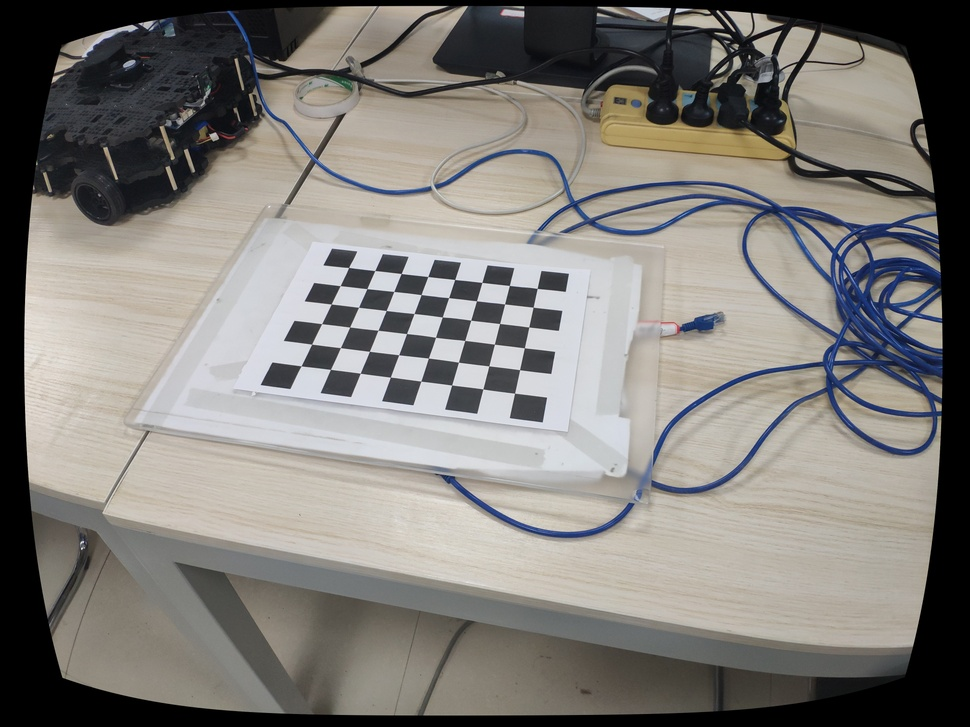
//> input picture CameraCalibration/Result/MI8/IMG1.jpg, 970 x 727 px, shrunk from 4032 x 3024 before the run; its folder holds only this picture in this run
$ ./main   (built with g++ and OpenCV 4)
//> lines starting //> are read from the running program, lines starting //| are printed output that depends on the picture
#include <iostream>
#include <fstream>
#include <opencv2/opencv.hpp>

using namespace cv;
using namespace std;

int main()
{
	/******************* Parameters *******************/
	string srcPath = "Image/MI8/";
	string dstPath = "Result/MI8/";
	string pattern = "*.jpg";
	string intrinsicsFilename = "Result/MI8/intrinsics.yml";
	bool showFlag = false;
	bool saveFlag = true;

	Size patternSize = Size(8, 6);
	Size squareSize = Size(28, 28);  // unit: mm
	int numCorners = patternSize.width * patternSize.height;

	/******************* Load image filenames *******************/
	vector<string> fileList;
	glob(srcPath + pattern, fileList, false);
	int numImages = (int)fileList.size();

	/******************* Extract corners *******************/
	cout << "¡­¡­¡­¡­¡­¡­ Extract corners ¡­¡­¡­¡­¡­¡­" << endl;
	vector<vector<Point2f>> cornersList;
	vector<string> filenameList;
	Size imageSize = Size();
	for (int i = 0; i < numImages; i++) {
		string filename = fileList[i];
		Mat image = imread(filename);
//> image is the input picture: 727 rows x 970 cols, CV_8UC3; mean B, G, R 121.2, 125.5, 128.5
		if (image.empty()) {
			cout << "Failed to read image " << filename << endl;
			continue;
		}
		if (imageSize.empty())
			imageSize = image.size();
		vector<Point2f> corners;
		if (findChessboardCorners(image, patternSize, corners) == 0) {
			cout << "Failed to find chessboard corners" << endl;
			continue;
		}
		else {
			Mat gray;
			cvtColor(image, gray, COLOR_BGR2GRAY);
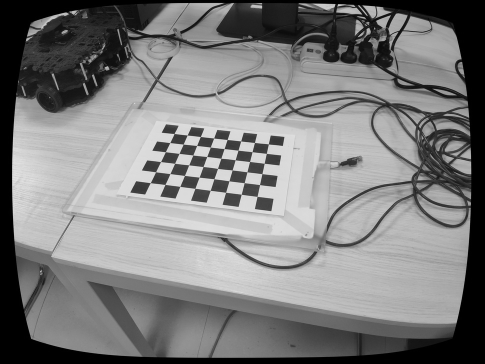
//> gray: 727 rows x 970 cols, CV_8UC1 (shown at 1/2 size); min 0, max 242, mean 125.9
			find4QuadCornerSubpix(gray, corners, Size(5, 5));
//> corners = 48 Points (x, y), first 12: [348.6, 267.5], [375.5, 271], [401.5, 274], [428.5, 277], [455.6, 279.6], [482.4, 282.8], [510, 286], [537.2, 288.4], [340.5, 286], [367.5, 289], [394.5, 292], [421.5, 295]
			cornersList.push_back(corners);
//> cornersList = 1 point lists
			filenameList.push_back(filename);

			if (showFlag) {
				drawChessboardCorners(image, patternSize, corners, true);
				namedWindow("image", 0);
				imshow("image", image);
				waitKey(100);
			}
		}
		cout << "Progress: " << i + 1 << "/" << numImages << endl;
	}
	numImages = (int)filenameList.size();

	/******************* Calibrate camera *******************/
	cout << "¡­¡­¡­¡­¡­¡­ Calibrate camera ¡­¡­¡­¡­¡­¡­" << endl;

	vector<vector<Point3f>> objectPointsList;
	for (int n = 0; n< numImages; n++) {
		vector<Point3f> objectPoints;
		for (int i = 0; i<patternSize.height; i++) {
			for (int j = 0; j<patternSize.width; j++) {
				Point3f p3d;
				p3d.x = j * squareSize.width;
				p3d.y = i * squareSize.height;
				p3d.z = 0;
				objectPoints.push_back(p3d);
			}
		}
		objectPointsList.push_back(objectPoints);
	}

	Mat cameraMatrix = Mat(3, 3, CV_64FC1, Scalar::all(0));
	Mat distCoeffs = Mat(1, 5, CV_64FC1, Scalar::all(0));
	vector<Mat> rvecs;
	vector<Mat> tvecs;
	calibrateCamera(objectPointsList, cornersList, imageSize, cameraMatrix, distCoeffs, rvecs, tvecs, 0);
//> cameraMatrix = [[1062.2, 0, 497.7], [0, 2404.9, 354.9], [0, 0, 1]]; distCoeffs = [0.481, -26.69, -0.00419, 0.0112, 498.5]

	/******************* Evaluate result *******************/
	cout << "¡­¡­¡­¡­¡­¡­ Evaluate result ¡­¡­¡­¡­¡­¡­" << endl;
	double averageError = 0.0;
	for (int n = 0; n< numImages; n++) {
		double error = 0.0;
		vector<Point3f> objectPoints = objectPointsList[n];
		vector<Point2f> corners = cornersList[n];
		vector<Point2f> imagePoints;
		projectPoints(objectPoints, rvecs[n], tvecs[n], cameraMatrix, distCoeffs, imagePoints);
		for (int i = 0; i < numCorners; i++) {
			Vec2f vector = Vec2f(corners[i].x, corners[i].y) - Vec2f(imagePoints[i].x, imagePoints[i].y);
			error += norm(vector);
		}
		error /= numCorners;
		averageError += error;
		cout << "Image: " << n + 1 << "\terror: " << error << endl;
	}
//> this loop made 1 pass
//> (error, averageError) on pass 1: (0.296, 0.296)
//> (printed output is left out)
//> after the loop, averageError = 0.296
	averageError /= numImages;
	cout << "Average error" << averageError << endl;
//| Average error0.295898

	/******************* Save result *******************/
	cout << "¡­¡­¡­¡­¡­¡­ Save result ¡­¡­¡­¡­¡­¡­" << endl;
	cout << "cameraMatrix:\n" << cameraMatrix << endl;
//| cameraMatrix:
//| [1062.223792997726, 0, 497.6810490973995;
//|  0, 2404.949856219316, 354.9428554760411;
//|  0, 0, 1]
	cout << "distCoeffs:\n" << distCoeffs << endl;
//| distCoeffs:
//| [0.480752962644254, -26.69065764522893, -0.004185668738171293, 0.01121548585818169, 498.5141315754311]
	for (int i = 0; i< numImages; i++) {
		cout << "Image: " << i + 1 << endl;
		cout << "\tRvec: " << rvecs[i].t() << endl;
		cout << "\tTvec: " << tvecs[i].t() << endl;
	}
//> this loop made 1 pass
//| 	Rvec: [-1.242960157166051, 0.1157720757931181, 0.1519395569372423]
//| 	Tvec: [-153.1163472174724, -39.34363131567684, 1093.108553280107]
	FileStorage fs(intrinsicsFilename, FileStorage::WRITE);
	if (fs.isOpened()) {
		fs << "K" << cameraMatrix;
		fs << "D" << distCoeffs;
	}
	fs.release();

	/******************* Rectify images *******************/
	cout << "¡­¡­¡­¡­¡­¡­ Rectify images ¡­¡­¡­¡­¡­¡­" << endl;
	for (int i = 0; i < numImages; i++) {
		string filename = filenameList[i];
		Mat image = imread(filename);
		undistort(image.clone(), image, cameraMatrix, distCoeffs);
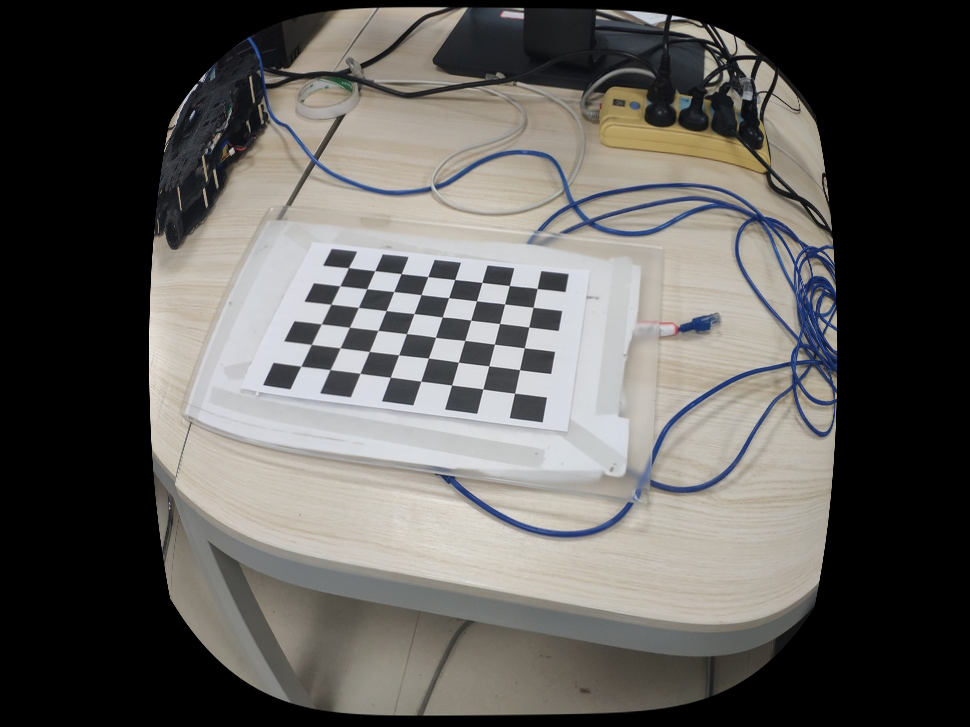
//> image: 727 rows x 970 cols, CV_8UC3; mean B, G, R 89.7, 92.8, 94.9
		if (showFlag) {
			namedWindow("image", 0);
			imshow("image", image);
			waitKey(100);
		}
		if (saveFlag) {
			int pos = filename.find_last_of('\\') + 1;
			filename = dstPath + filename.substr(pos);
			imwrite(filename, image);
		}
		cout << "Progress: " << i + 1 << "/" << numImages << endl;
	}

	return 0;
}

$ run again, on CameraCalibration/Result/MI8/IMG4.jpg
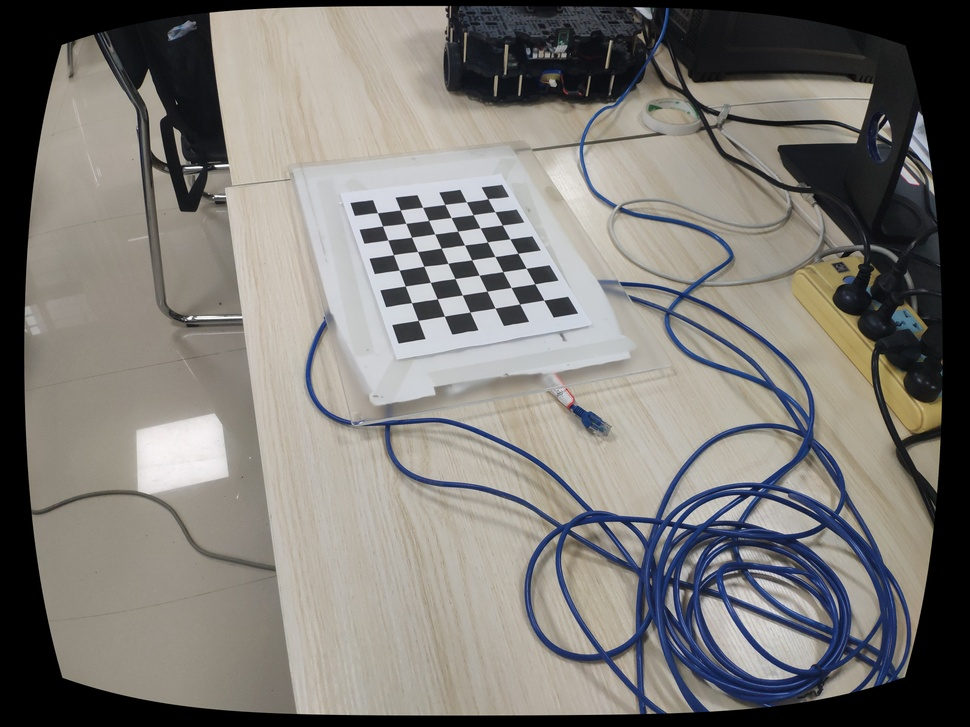
//> input picture CameraCalibration/Result/MI8/IMG4.jpg, 970 x 727 px, shrunk from 4032 x 3024 before the run
//> image is the input picture: 727 rows x 970 cols, CV_8UC3; mean B, G, R 117.4, 121.7, 124.6
//> `cvtColor(image, gray, COLOR_BGR2GRAY);`:
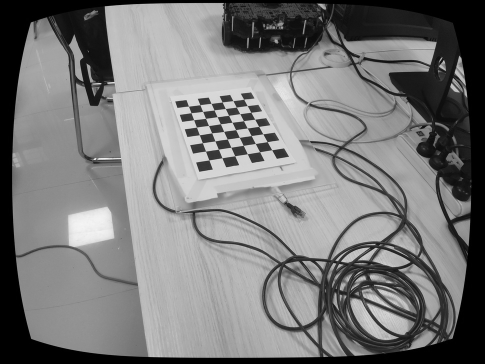
//> gray: 727 rows x 970 cols, CV_8UC1 (shown at 1/2 size); min 0, max 255, mean 122
//> corners = 48 Points (x, y), first 12: [487.8, 198.7], [495.7, 212.1], [503, 225.5], [510.7, 239.1], [518.3, 253.9], [526.3, 268.9], [535.7, 284.1], [543.8, 300.1], [466.7, 202.1], [473.3, 215.4], [480.7, 228.1], [488, 242.5]
//> cornersList = 1 point lists
//> cameraMatrix = [[784.3, 0, 476.9], [0, 832.5, 367.5], [0, 0, 1]]; distCoeffs = [0.407, -27.65, -0.0455, -0.0153, 347.3]
//> the loop `for (int n = 0; n< numImages; n++)` made 1 pass
//> (error, averageError) on pass 1: (0.324, 0.324)
//> (printed output is left out)
//> after the loop `for (int n = 0; n< numImages; n++)`: averageError = 0.324
//| Average error0.324328
//| cameraMatrix:
//| [784.2537996611323, 0, 476.8894607643083;
//|  0, 832.505912269824, 367.5257950941412;
//|  0, 0, 1]
//| distCoeffs:
//| [0.4073386497491325, -27.64523725618588, -0.04547586545178708, -0.01533521179070316, 347.2577751743549]
//> the loop `for (int i = 0; i< numImages; i++)` made 1 pass
//| 	Rvec: [-0.7514413208519933, 0.4849792644676781, 1.211309113782913]
//| 	Tvec: [14.90441898892198, -196.1502942406915, 993.2520673304548]
//> `undistort(image.clone(), image, cameraMatrix, distCoeffs);`:
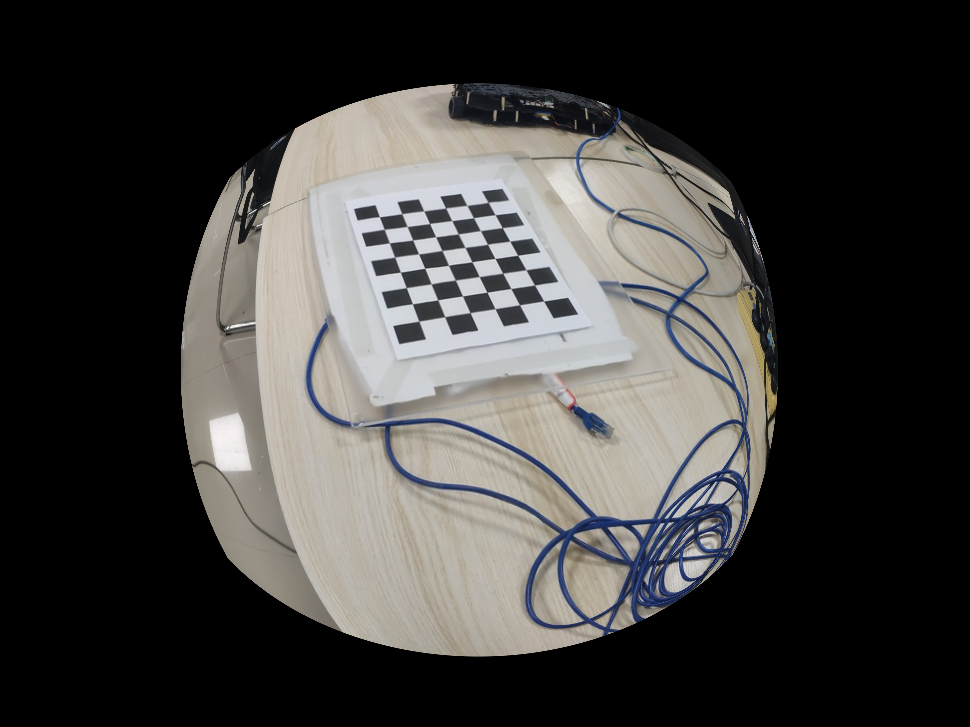
//> image: 727 rows x 970 cols, CV_8UC3; mean B, G, R 60.6, 62.4, 63.6

$ run again, on CameraCalibration/Result/MI8/IMG5.jpg
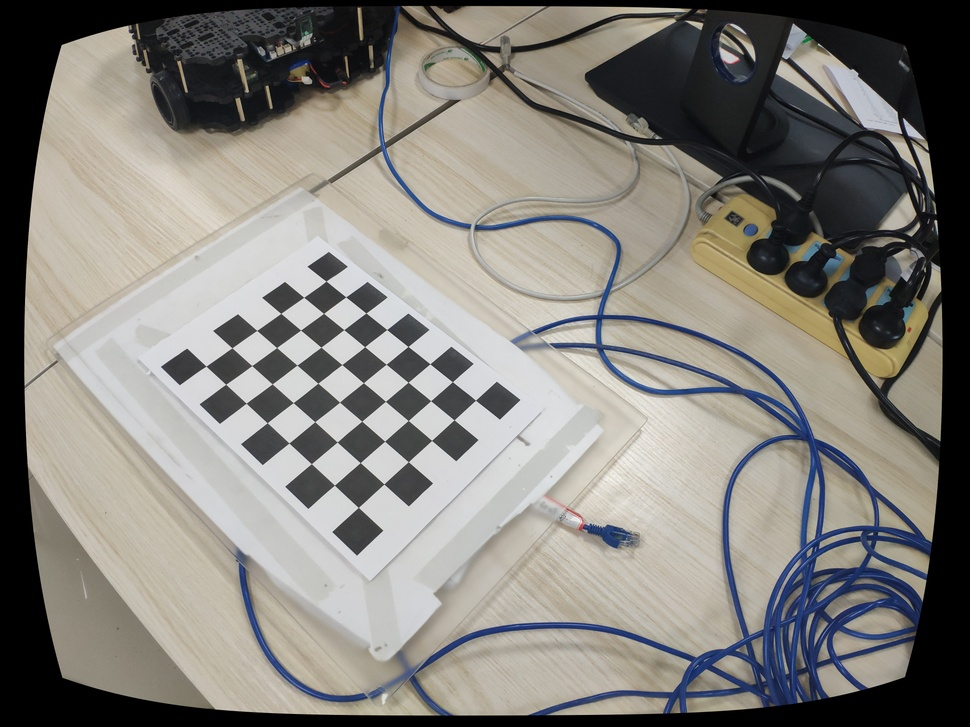
//> input picture CameraCalibration/Result/MI8/IMG5.jpg, 970 x 727 px, shrunk from 4032 x 3024 before the run
//> image is the input picture: 727 rows x 970 cols, CV_8UC3; mean B, G, R 123.2, 128.9, 131.6
//> `cvtColor(image, gray, COLOR_BGR2GRAY);`:
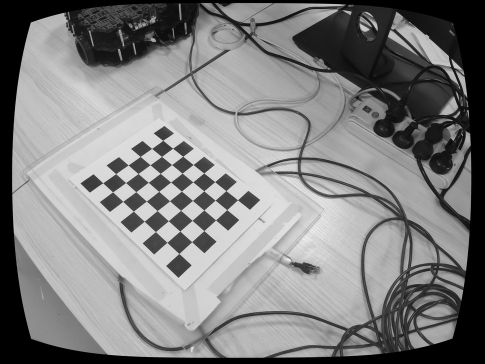
//> gray: 727 rows x 970 cols, CV_8UC1 (shown at 1/2 size); min 0, max 249, mean 129
//> corners = 48 Points (x, y), first 12: [326.1, 281.1], [346.1, 297.5], [366.5, 313.5], [387.1, 330.5], [408.5, 346.5], [430.1, 364.5], [452.9, 382.5], [475.5, 400.2], [304.5, 297.5], [324.5, 313.5], [344.1, 330.5], [365, 347.5]
//> cornersList = 1 point lists
//> cameraMatrix = [[551.6, 0, 469.6], [0, 493.5, 378.7], [0, 0, 1]]; distCoeffs = [0.24, -1.06, 0.00302, 0.0288, 2.25]
//> the loop `for (int n = 0; n< numImages; n++)` made 1 pass
//> (error, averageError) on pass 1: (0.379, 0.379)
//> (printed output is left out)
//> after the loop `for (int n = 0; n< numImages; n++)`: averageError = 0.379
//| Average error0.37902
//| cameraMatrix:
//| [551.6016836079426, 0, 469.5769988392805;
//|  0, 493.4955635467081, 378.7467051379535;
//|  0, 0, 1]
//| distCoeffs:
//| [0.2395416729889411, -1.057897153867969, 0.003022770376733074, 0.02880808733374345, 2.248446701039177]
//> the loop `for (int i = 0; i< numImages; i++)` made 1 pass
//| 	Rvec: [-0.4243007184766401, 0.08501483801049378, 0.7450070859496444]
//| 	Tvec: [-138.6639080088714, -104.082833892655, 528.585668599203]
//> `undistort(image.clone(), image, cameraMatrix, distCoeffs);`:
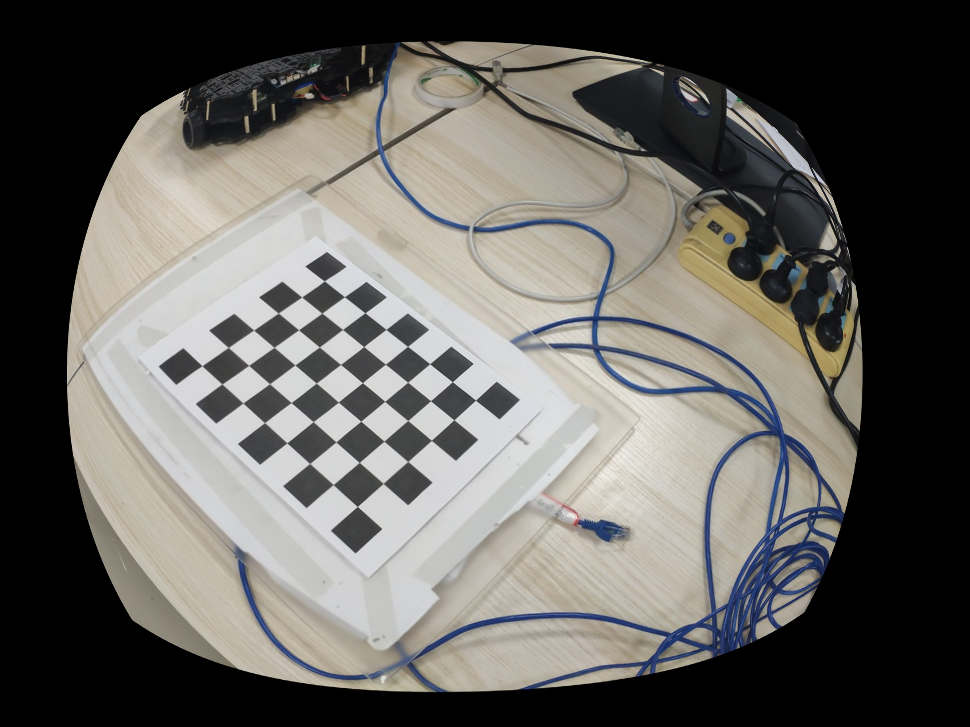
//> image: 727 rows x 970 cols, CV_8UC3; mean B, G, R 94.5, 98.6, 100.5
